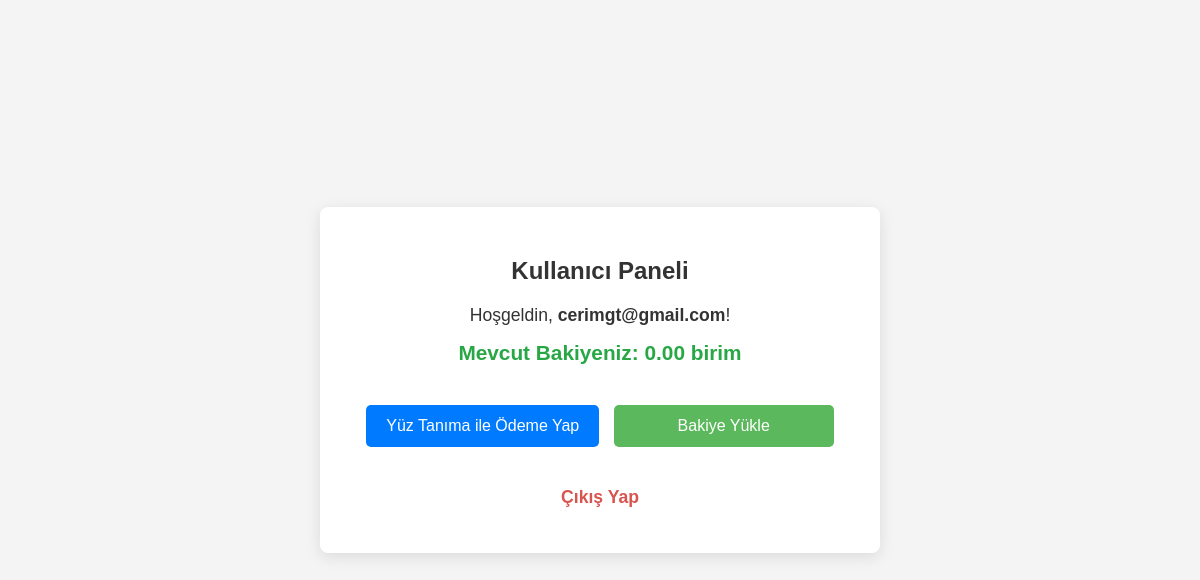
The page /dashboard (signed in) on the database as committed earlier.
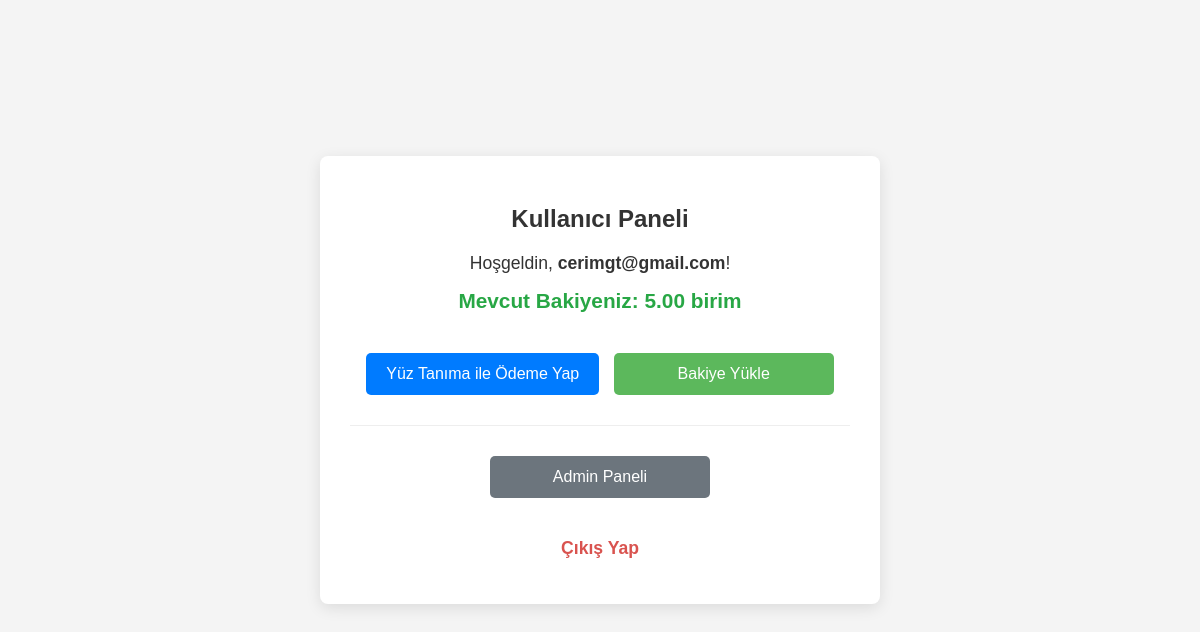
The same page on the database as committed later.
### src/app.py (models this page shows, shortened)
class User(UserMixin, db.Model):
    id = db.Column(db.Integer, primary_key=True)
    email = db.Column(db.String(120), index=True, unique=True, nullable=False)
    password_hash = db.Column(db.String(256), nullable=False)
    photo_filename = db.Column(db.String(255), nullable=True)
    embedding = db.Column(db.LargeBinary, nullable=True)
    balance = db.Column(db.Numeric(10, 2), nullable=False, default=Decimal('0.00'))
    is_admin = db.Column(db.Boolean, nullable=False, default=False)
    transactions = db.relationship('Transaction', backref='user', lazy='dynamic', cascade="all, delete-orphan")

### src/app.py (the view)
@app.route('/dashboard')
@login_required
def dashboard():
    return render_template('dashboard.html',
                           user_email=current_user.email,
                           current_balance=current_user.balance,
                           is_admin=current_user.is_admin)

### src/app.py (called while the page is built)
@app.after_request
def add_header(response):
    response.headers['Cache-Control'] = 'no-store, no-cache, must-revalidate, post-check=0, pre-check=0, max-age=0'
    response.headers['Pragma'] = 'no-cache'
    response.headers['Expires'] = '-1'
    return response

@login_manager.user_loader
def load_user(user_id):
    return db.session.get(User, int(user_id))

### src/templates/dashboard.html (shortened to what this page needs)
<!DOCTYPE html>
<html lang="tr">
<head>
</head>
<body>
    <div class="container">
        <h2>Kullanıcı Paneli</h2>
        <p>Hoşgeldin, <strong>{{ user_email }}</strong>!</p>
        <div class="balance-info">
            Mevcut Bakiyeniz: {{ "%.2f"|format(current_balance) }} birim
        </div>
        <div class="actions">
            <a href="{{ url_for('make_payment_page') }}" class="payment-link">Yüz Tanıma ile Ödeme Yap</a>
            <a href="{{ url_for('add_balance_page') }}" class="add-balance-link">Bakiye Yükle</a>
        </div>
        {% if is_admin %}
        <div class="admin-actions">
            <a href="{{ url_for('admin_dashboard') }}">Admin Paneli</a>
        </div>
        {% endif %}
        <p class="logout-link"><a href="{{ url_for('logout') }}">Çıkış Yap</a></p>
    </div>
</body>
</html>

Rows that differ between the two databases and show on the page:
changed User "cerimgt@gmail.com": balance "0.00" → "5.00"
Other text that changed with them:
text now shown: "Admin Paneli"
